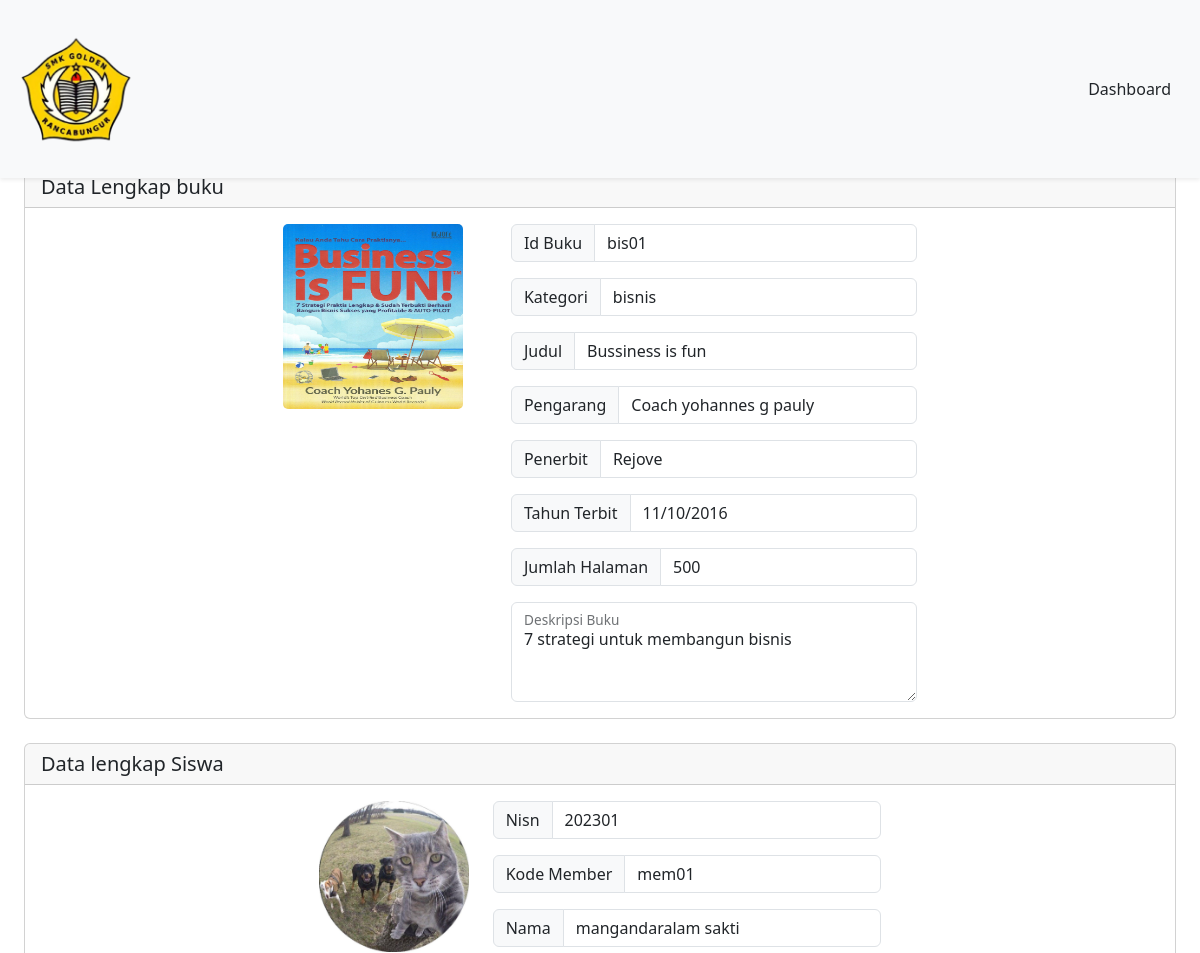
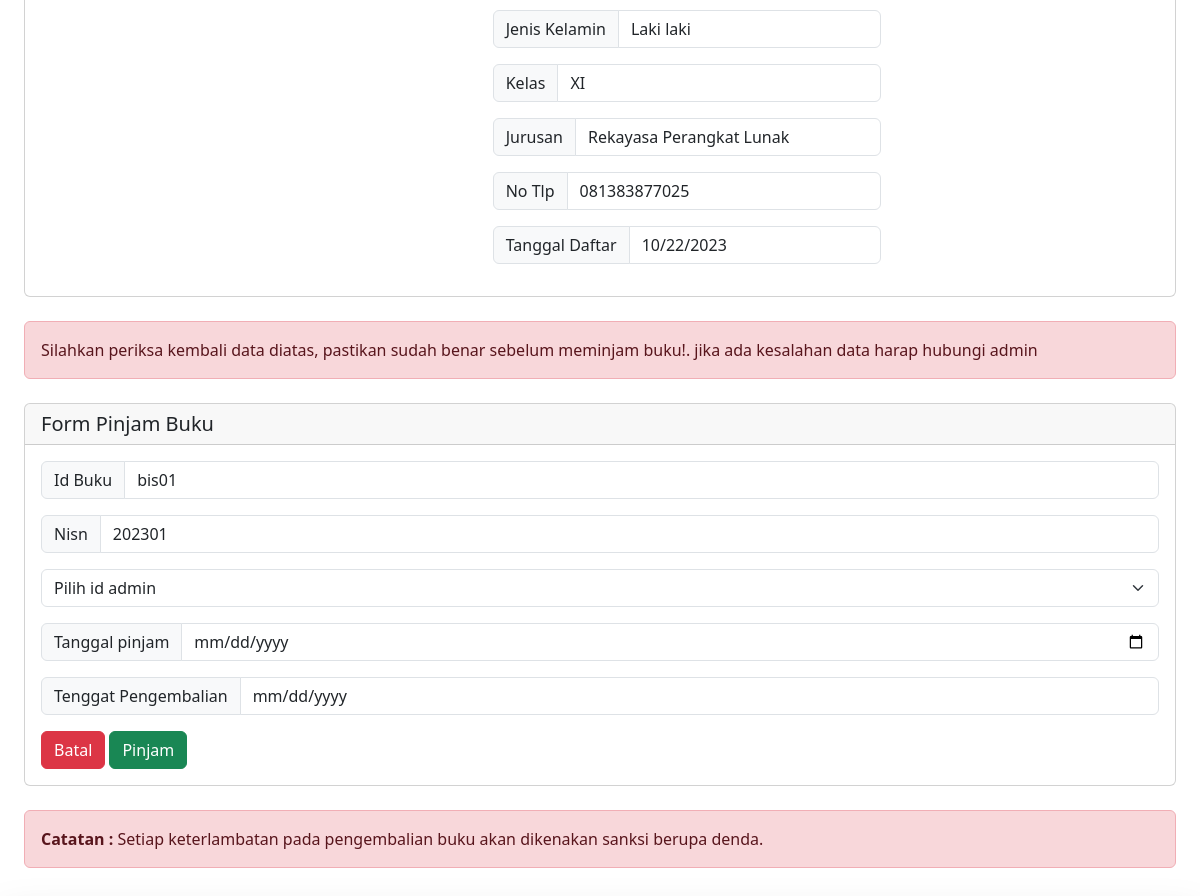
The app's page /DashboardMember/formPeminjaman/pinjamBuku.php?id=bis01 (signed in) with its own data (2 pictures, top to bottom).
### tables this page shows
CREATE TABLE `buku` (
  `cover` varchar(255) NOT NULL,
  `id_buku` varchar(20) NOT NULL,
  `kategori` varchar(255) NOT NULL,
  `judul` varchar(255) NOT NULL,
  `pengarang` varchar(255) NOT NULL,
  `penerbit` varchar(255) NOT NULL,
  `tahun_terbit` date NOT NULL,
  `jumlah_halaman` int(11) NOT NULL,
  `buku_deskripsi` text NOT NULL
);

CREATE TABLE `member` (
  `nisn` int(11) NOT NULL,
  `kode_member` varchar(12) NOT NULL,
  `nama` varchar(255) NOT NULL,
  `password` varchar(255) NOT NULL,
  `jenis_kelamin` varchar(20) NOT NULL,
  `kelas` varchar(5) NOT NULL,
  `jurusan` varchar(50) NOT NULL,
  `no_tlp` varchar(15) NOT NULL,
  `tgl_pendaftaran` date NOT NULL
);

### config/config.php (called while the page is built, shortened)
<?php
$host = "127.0.0.1";
$username = "root";
$password = "";
$database_name = "perpustakaan";
$connection = mysqli_connect($host, $username, $password, $database_name);
function queryReadData($dataKategori) {
  global $connection;
  $result = mysqli_query($connection, $dataKategori);
  $items = [];
  while($item = mysqli_fetch_assoc($result)) {
    $items[] = $item;
  }
  return $items;
}
?>

### DashboardMember/formPeminjaman/pinjamBuku.php (the view, shortened to what this page needs)
<?php
require "../../config/config.php";
$idBuku = $_GET["id"];
$query = queryReadData("SELECT * FROM buku WHERE id_buku = '$idBuku'");
$nisnSiswa = $_SESSION["member"]["nisn"];
$dataSiswa = queryReadData("SELECT * FROM member WHERE nisn = $nisnSiswa");
?>
<!DOCTYPE html>
<html lang="en">
  <head>
    <link href="https://cdn.jsdelivr.net/npm/bootstrap@5.3.2/dist/css/bootstrap.min.css" rel="stylesheet">
  </head>
  <body>
    <nav class="navbar fixed-top bg-body-tertiary shadow-sm">
      <div class="container-fluid p-3">
        <a class="navbar-brand" href="#">
          <img src="../../assets/logoNav.png" alt="logo" width="120px">
        </a>
        <a class="btn btn-tertiary" href="../dashboardMember.php">Dashboard</a>
      </div>
    </nav>
  <div class="p-4 mt-5">
    <h2 class="mt-5">Form peminjaman Buku</h2>
    <div class="card">
      <h5 class="card-header">Data Lengkap buku</h5>
      <div class="card-body d-flex flex-wrap gap-5 justify-content-center">
          <?php foreach ($query as $item) : ?>
        <p class="card-text"><img src="../../imgDB/<?= $item["cover"]; ?>" width="180px" height="185px" style="border-radius: 5px;"></p>
        <form action="" method="post">
          <div class="input-group mb-3">
            <span class="input-group-text" id="basic-addon1">Id Buku</span>
            <input type="text" class="form-control" placeholder="id buku" aria-label="Username" aria-describedby="basic-addon1" value="<?= $item["id_buku"]; ?>" readonly>
            </div>
          <div class="input-group mb-3">
            <span class="input-group-text" id="basic-addon1">Kategori</span>
            <input type="text" class="form-control" placeholder="kategori" aria-label="kategori" aria-describedby="basic-addon1" value="<?= $item["kategori"]; ?>" readonly>
            </div>
          <div class="input-group mb-3">
            <span class="input-group-text" id="basic-addon1">Judul</span>
            <input type="text" class="form-control" placeholder="judul" aria-label="judul" aria-describedby="basic-addon1" value="<?= $item["judul"]; ?>" readonly>
            </div>
          <div class="input-group mb-3">
            <span class="input-group-text" id="basic-addon1">Pengarang</span>
            <input type="text" class="form-control" placeholder="pengarang" aria-label="pengarang" aria-describedby="basic-addon1" value="<?= $item["pengarang"]; ?>" readonly>
            </div>
          <div class="input-group mb-3">
            <span class="input-group-text" id="basic-addon1">Penerbit</span>
            <input type="text" class="form-control" placeholder="penerbit" aria-label="penerbit" aria-describedby="basic-addon1" value="<?= $item["penerbit"]; ?>" readonly>
            </div>
          <div class="input-group mb-3">
            <span class="input-group-text" id="basic-addon1">Tahun Terbit</span>
            <input type="date" class="form-control" placeholder="tahun_terbit" aria-label="tahun_terbit" aria-describedby="basic-addon1" value="<?= $item["tahun_terbit"]; ?>" readonly>
            </div>
          <div class="input-group mb-3">
            <span class="input-group-text" id="basic-addon1">Jumlah Halaman</span>
            <input type="number" class="form-control" placeholder="jumlah halaman" aria-label="jumlah halaman" aria-describedby="basic-addon1" value="<?= $item["jumlah_halaman"]; ?>" readonly>
            </div>
          <div class="form-floating">
            <textarea class="form-control" placeholder="deskripsi singkat buku" id="floatingTextarea2" style="height: 100px" readonly><?= $item["buku_deskripsi"]; ?></textarea>
            <label for="floatingTextarea2">Deskripsi Buku</label>
            </div>
        <?php endforeach; ?>
        </form>
       </div>
      </div>
    <div class="card mt-4">
      <h5 class="card-header">Data lengkap Siswa</h5>
      <div class="card-body d-flex flex-wrap gap-4 justify-content-center">
        <p><img src="../../assets/memberLogo.png" width="150px"></p>
        <form action="" method="post">
          <?php foreach ($dataSiswa as $item) : ?>
          <div class="input-group mb-3">
            <span class="input-group-text" id="basic-addon1">Nisn</span>
            <input type="number" class="form-control" placeholder="nisn" aria-label="nisn" aria-describedby="basic-addon1" value="<?= $item["nisn"]; ?>" readonly>
            </div>
          <div class="input-group mb-3">
            <span class="input-group-text" id="basic-addon1">Kode Member</span>
            <input type="text" class="form-control" placeholder="kode member" aria-label="kode member" aria-describedby="basic-addon1" value="<?= $item["kode_member"]; ?>" readonly>
            </div>
          <div class="input-group mb-3">
            <span class="input-group-text" id="basic-addon1">Nama</span>
            <input type="text" class="form-control" placeholder="nama" aria-label="nama" aria-describedby="basic-addon1" value="<?= $item["nama"]; ?>" readonly>
            </div>
          <div class="input-group mb-3">
            <span class="input-group-text" id="basic-addon1">Jenis Kelamin</span>
            <input type="text" class="form-control" placeholder="jenis kelamin" aria-label="jenis kelamin" aria-describedby="basic-addon1" value="<?= $item["jenis_kelamin"]; ?>" readonly>
            </div>
          <div class="input-group mb-3">
            <span class="input-group-text" id="basic-addon1">Kelas</span>
            <input type="text" class="form-control" placeholder="kelas" aria-label="kelas" aria-describedby="basic-addon1" value="<?= $item["kelas"]; ?>" readonly>
            </div>
          <div class="input-group mb-3">
            <span class="input-group-text" id="basic-addon1">Jurusan</span>
            <input type="text" class="form-control" placeholder="jurusan" aria-label="jurusan" aria-describedby="basic-addon1" value="<?= $item["jurusan"]; ?>" readonly>
            </div>
          <div class="input-group mb-3">
            <span class="input-group-text" id="basic-addon1">No Tlp</span>
            <input type="no_tlp" class="form-control" placeholder="no tlp" aria-label="no tlp" aria-describedby="basic-addon1" value="<?= $item["no_tlp"]; ?>" readonly>
            </div>
          <div class="input-group mb-3">
            <span class="input-group-text" id="basic-addon1">Tanggal Daftar</span>
            <input type="date" class="form-control" placeholder="tgl_pendaftaran" aria-label="tgl_pendaftaran" aria-describedby="basic-addon1" value="<?= $item["tgl_pendaftaran"]; ?>" readonly>
            </div>
        <?php endforeach; ?>
        </form>
       </div>
      </div>
    <div class="alert alert-danger mt-4" role="alert">Silahkan periksa kembali data diatas, pastikan sudah benar sebelum meminjam buku!. jika ada kesalahan data harap hubungi admin</div>
    <div class="card mt-4">
      <h5 class="card-header">Form Pinjam Buku</h5>
      <div class="card-body">
        <form action="" method="post">
          <?php foreach ($query as $item) : ?>
           <div class="input-group mb-3">
            <span class="input-group-text" id="basic-addon1">Id Buku</span>
            <input type="text" name="id_buku" class="form-control" placeholder="id buku" aria-label="id_buku" aria-describedby="basic-addon1" value="<?= $item["id_buku"]; ?>" readonly>
            </div>
          <?php endforeach; ?>
        <div class="input-group mb-3">
            <span class="input-group-text" id="basic-addon1">Nisn</span>
            <input type="number" name="nisn" class="form-control" placeholder="nisn" aria-label="nisn" aria-describedby="basic-addon1" value="<?php echo htmlentities($_SESSION["member"]["nisn"]); ?>" readonly>
        </div>
    <select name="id" class="form-select" aria-label="Default select example">
      <option selected>Pilih id admin</option>
    </select>
    <div class="input-group mb-3 mt-3">
            <span class="input-group-text" id="basic-addon1">Tanggal pinjam</span>
            <input type="date" name="tgl_peminjaman" id="tgl_peminjaman" class="form-control" placeholder="id buku" aria-label="tgl_peminjaman" aria-describedby="basic-addon1" onchange="setReturnDate()" required>
      </div>
    <div class="input-group mb-3 mt-3">
            <span class="input-group-text" id="basic-addon1">Tenggat Pengembalian</span>
            <input type="date" name="tgl_pengembalian" id="tgl_pengembalian" class="form-control" placeholder="tgl_pengembalian" aria-label="tgl_pengembalian" aria-describedby="basic-addon1" readonly>
      </div>
    <a class="btn btn-danger" href="../buku/daftarBuku.php"> Batal</a>
    <button type="submit" class="btn btn-success" name="pinjam">Pinjam</button>
    </form>
    </div>
    </div>
    <div class="alert alert-danger mt-4" role="alert"><span class="fw-bold">Catatan :</span> Setiap keterlambatan pada pengembalian buku akan dikenakan sanksi berupa denda.</div>
    </div>
  </body>
</html>

### records on screen
buku: cover (picture), id_buku "bis01", kategori "bisnis", judul "Bussiness is fun", pengarang "Coach yohannes g pauly", penerbit "Rejove", tahun_terbit "11/10/2016", jumlah_halaman "500", buku_deskripsi "7 strategi untuk membangun bisnis"
member: nisn "202301", kode_member "mem01", nama "mangandaralam sakti", jenis_kelamin "Laki laki", kelas "XI", jurusan "Rekayasa Perangkat Lunak", no_tlp "081383877025", tgl_pendaftaran "10/22/2023"
